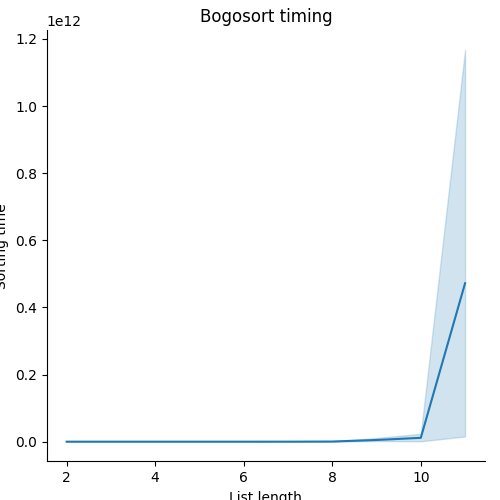

Recreate this plot in Python.
from random import shuffle
import numpy as np
import pandas as pd
import time
import seaborn as sns
import matplotlib.pyplot as plt


def is_sorted(data) -> bool:
    return all(data[k] <= data[k + 1] for k in range(len(data) - 1))


def bogosort(data) -> list:
    while not is_sorted(data):
        shuffle(data)
    return data


d = {'len': [],
     'time': []}
full_list_for_sorting = np.random.randint(0, 200, size=50)
for i in range(2, 13):
    for j in range(3):
        list_for_sorting = full_list_for_sorting[0: i].tolist()
        start_time = time.process_time_ns()
        bogosort(list_for_sorting)
        final_time = time.process_time_ns() - start_time
        d['len'].append(i)
        d['time'].append(final_time)

plotting_data = pd.DataFrame(d)
sns.relplot(x="len", y="time", kind="line", data=plotting_data)
plt.xlabel('List length')
plt.ylabel('Sorting time')
plt.title('Bogosort timing')
plt.savefig('Random2_2.png', bbox_inches='tight')